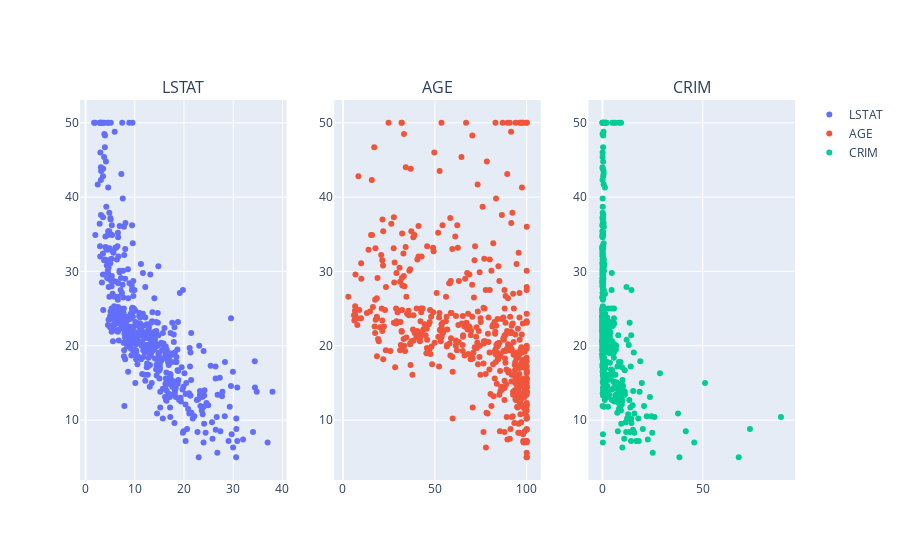

Write notebook code for a chart like this one.
### Code cell
fig = make_subplots(rows=1, cols=3, subplot_titles=['LSTAT', 'AGE', 'CRIM'])


fig.add_trace(go.Scatter(x=boston_dataframe['LSTAT'], y=boston_dataframe['MDEV'], mode='markers', name='LSTAT'), col=1, row=1)
fig.add_trace(go.Scatter(x=boston_dataframe['AGE'], y=boston_dataframe['MDEV'], mode='markers', name='AGE'), col=2, row=1)
fig.add_trace(go.Scatter(x=boston_dataframe['CRIM'], y=boston_dataframe['MDEV'], mode='markers', name='CRIM'), col=3, row=1)

fig.show()

### Figure 1 — Plotly figure (JSON) as saved in the notebook; plotly's stock layout.template omitted (floating-point values rounded to 4 significant figures; data arrays with more than 128 entries replaced by an {"elided": "..."} marker saying what was removed)
{"data": [{"mode": "markers", "name": "LSTAT", "type": "scatter", "x": {"elided": "506 float values"}, "xaxis": "x", "y": {"elided": "506 float values"}, "yaxis": "y"}, {"mode": "markers", "name": "AGE", "type": "scatter", "x": {"elided": "506 float values"}, "xaxis": "x2", "y": {"elided": "506 float values"}, "yaxis": "y2"}, {"mode": "markers", "name": "CRIM", "type": "scatter", "x": {"elided": "506 float values"}, "xaxis": "x3", "y": {"elided": "506 float values"}, "yaxis": "y3"}], "layout": {"annotations": [{"font": {"size": 16}, "showarrow": false, "text": "LSTAT", "x": 0.1444, "xanchor": "center", "xref": "paper", "y": 1, "yanchor": "bottom", "yref": "paper"}, {"font": {"size": 16}, "showarrow": false, "text": "AGE", "x": 0.5, "xanchor": "center", "xref": "paper", "y": 1, "yanchor": "bottom", "yref": "paper"}, {"font": {"size": 16}, "showarrow": false, "text": "CRIM", "x": 0.8556, "xanchor": "center", "xref": "paper", "y": 1, "yanchor": "bottom", "yref": "paper"}], "autosize": true, "xaxis": {"anchor": "y", "autorange": true, "domain": [0, 0.2889], "range": [-0.93, 40.63], "type": "linear"}, "xaxis2": {"anchor": "y2", "autorange": true, "domain": [0.3556, 0.6444], "range": [-4.227, 107.1], "type": "linear"}, "xaxis3": {"anchor": "y3", "autorange": true, "domain": [0.7111, 1], "range": [-6.524, 95.51], "type": "linear"}, "yaxis": {"anchor": "x", "autorange": true, "domain": [0, 1], "range": [1.286, 53.71], "type": "linear"}, "yaxis2": {"anchor": "x2", "autorange": true, "domain": [0, 1], "range": [1.286, 53.71], "type": "linear"}, "yaxis3": {"anchor": "x3", "autorange": true, "domain": [0, 1], "range": [1.286, 53.71], "type": "linear"}}}
